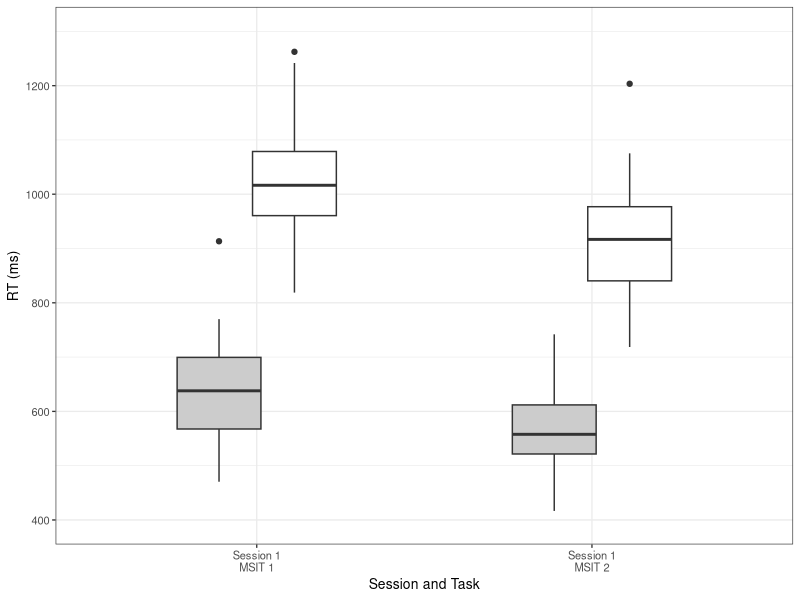
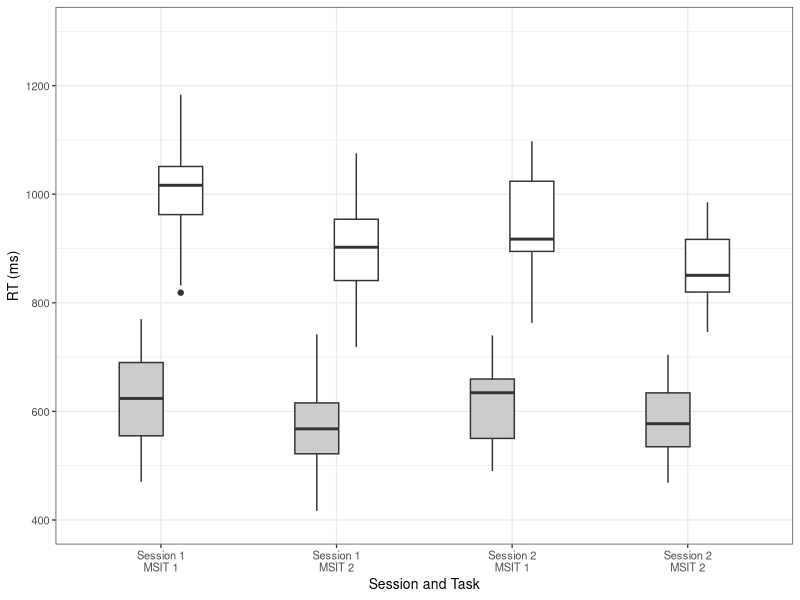

Generate these figures, in order, with R: (Note: this script raises an error after producing the figures.)
## Analyze the behavioral results from the MSIT task
library(ggplot2)
library(reshape)

# read in the demo data
pt_dframe=read.table("iba_trt_demo.csv",header=TRUE,sep=";")

## message the data to get it into the correct format
# first lets melt down the reaction times

## set up session 1 data
# first lets pull out the session 1 data and get it to what we want
sess1_dframe=pt_dframe[c("pid", "age", "sex", "sess1_scanner", "sess2_days_between_scans", "sess1_msit1_con_err",
    "sess1_msit1_incon_err", "sess1_msit1_con_rt", "sess1_msit1_incon_rt", "sess1_msit2_con_err", "sess1_msit2_incon_err", 
	"sess1_msit2_con_rt", "sess1_msit2_incon_rt")]

# melt down the different measures	
sess1_dframe=melt(sess1_dframe,id=c("pid","age","sex","sess1_scanner","sess2_days_between_scans"))

# now the string in the "variable" column is formatted as session_task_contrast_measure, lets split
# those into three seperate columns using a temporary dframe
df <- data.frame(do.call('rbind', strsplit(as.character(sess1_dframe$variable),'_',fixed=TRUE)))

# now drop the old variable column and bind in the four new columns
sess1_dframe = cbind(subset(sess1_dframe, select=-c(variable)),df)

# clean up the column labels
sess1_dframe = rename(sess1_dframe,c(sess1_scanner="Scanner", sess2_days_between_scans="ScanDelta", X1="Session", X2="Task", 
    X3="Condition", X4="Measure"))

## set up session 2 data
# first lets pull out the session 1 data and get it to what we want
sess2_dframe=pt_dframe[c("pid", "age", "sex", "sess2_scanner", "sess2_days_between_scans", "sess2_msit1_con_err",
    "sess2_msit1_incon_err", "sess2_msit1_con_rt", "sess2_msit1_incon_rt", "sess2_msit2_con_err", "sess2_msit2_incon_err", 
	"sess2_msit2_con_rt", "sess2_msit2_incon_rt")]

# melt down the different measures	
sess2_dframe=melt(sess2_dframe,id=c("pid","age","sex","sess2_scanner","sess2_days_between_scans"))

# now the string in the "variable" column is formatted as session_task_contrast_measure, lets split
# those into three seperate columns using a temporary dframe
df <- data.frame(do.call('rbind', strsplit(as.character(sess2_dframe$variable),'_',fixed=TRUE)))

# now drop the old variable column and bind in the four new columns
sess2_dframe = cbind(subset(sess2_dframe, select=-c(variable)),df)

# clean up the column labels
sess2_dframe = rename(sess2_dframe,c(sess2_scanner="Scanner", sess2_days_between_scans="ScanDelta", X1="Session", X2="Task", 
    X3="Condition", X4="Measure"))

	
## Combine the two session dframes to re-make the full dframe
pt_dframe=rbind(sess1_dframe, sess2_dframe)

# caste the dframe to break err and rt into seperate columns
pt_dframe=cast(pt_dframe,pid+age+sex+Scanner+ScanDelta+Session+Task+Condition ~ Measure)

# set ScanDelta == 0 for session 1
pt_dframe$ScanDelta[pt_dframe$Session=="sess1"]=0

# remove the rows that are not complete
pt_dframe=pt_dframe[complete.cases(pt_dframe),]

# renumber the rows
rownames(pt_dframe)<-1:nrow(pt_dframe)

# clean up column names
pt_dframe=rename(pt_dframe,c(pid="PID",age="Age",sex="Sex",err="Errors",rt="RT"))

# clean up the labels
pt_dframe$Session=factor(pt_dframe$Session,levels=c("sess1","sess2"), labels=c("Session 1","Session 2"))
pt_dframe$Task=factor(pt_dframe$Task,levels=c("msit1","msit2"), labels=c("MSIT 1","MSIT 2"))
pt_dframe$Condition=factor(pt_dframe$Condition,levels=c("con","incon"), labels=c("Congruent","Incongruent"))


## now lets work on some plots
one_col_width=88.0/25.4
two_col_width=180.0/25.4

#quartz(title, width, height, pointsize, family, antialias, type,
#       file = NULL, bg, canvas, dpi)
quartz(title="figure1",width=one_col_width,height=90/25.4)
pt_dframe$sessbytask<-with(pt_dframe,interaction(Session,Task,sep= "\n"))
p1=ggplot(subset(pt_dframe,Session=="Session 1"),
          aes(x=factor(sessbytask,
                       levels=c("Session 1\nMSIT 1","Session 1\nMSIT 2","Session 2\nMSIT 1", "Session 2\nMSIT 2")),
          y=RT,fill=Condition))+
  geom_boxplot(position=position_dodge(width=0.45),width=0.5)+
  theme_bw(base_size=10,base_family="Helvetica")+
  scale_fill_grey(start=0.8,end=1)+
  scale_y_continuous(limits=c(400,1300))+
  ylab("RT (ms)")+
  xlab("Session and Task")+
  theme(legend.position="none")
	
# get the list of subjects that are only in session 2
sess2pid=unique(pt_dframe$PID[pt_dframe$Session=="Session 2"])
p2=ggplot(subset(pt_dframe,PID %in% sess2pid),
  aes(x=factor(sessbytask,
               levels=c("Session 1\nMSIT 1","Session 1\nMSIT 2","Session 2\nMSIT 1", "Session 2\nMSIT 2")),
      y=RT,fill=Condition))+
  geom_boxplot(position=position_dodge(width=0.45),width=0.5)+
  theme_bw(base_size=10,base_family="Helvetica")+
  scale_fill_grey(start=0.8,end=1)+
  scale_y_continuous(limits=c(400,1300))+
  ylab("RT (ms)")+
  xlab("Session and Task")+ 
  theme(legend.position="none")

quartz(title="figure1",width=two_col_width,height=90/25.4)
grid.newpage()
pushViewport(viewport(layout = grid.layout(1, 11)))
vplayout <- function(x, y) viewport(layout.pos.row = x, layout.pos.col = y)
print(p1, vp = vplayout(1, 1:4))  # key is to define vplayout
print(p2, vp = vplayout(1, 5:11))


xx$sessbytask<-with(xx,interaction(Session,Task,sep= "\n"))
factor(xx$sessbytask,c("Session 1\nMSIT 1","Session 1\nMSIT 2","Session 2\nMSIT 1", "Session 2\nMSIT 2"))

ggplot(subset(pt_dframe,PID %in% sess2pid),aes(x=Condition,y=RT))+geom_boxplot()+facet_grid(".~Session + Task")+theme_bw()
ggplot(xx,aes(x=Condition,y=RT,fill=Session,colour=Task))+geom_boxplot(position=position_dodge(width=.85))+scale_fill_manual(values=c("orange","white"))+scale_colour_manual(values=c("brown","blue"))+theme_bw()

ggplot(xx,aes(x=factor(xx$sessbytask,c("Session 1 MSIT 1","Session 1 MSIT 2","Session 2 MSIT 1", "Session 2 MSIT 2")),y=RT,fill=Condition))+geom_boxplot(position=position_dodge(width=.85))+scale_fill_manual(values=c("orange","white"))+scale_colour_manual(values=c("brown","blue"))+theme_bw()

ggplot(xx,aes(x=factor(xx$sessbytask,c("Session 1 MSIT 1","Session 1 MSIT 2","Session 2 MSIT 1", "Session 2 MSIT 2")),y=RT,fill=Condition))+geom_violin(position=position_dodge(width=.85))+geom_boxplot(width=.45,position=position_dodge(width=.85))+scale_fill_grey(start=0.9,end=1)+scale_colour_manual(values=c("brown","blue"))+theme_bw()
